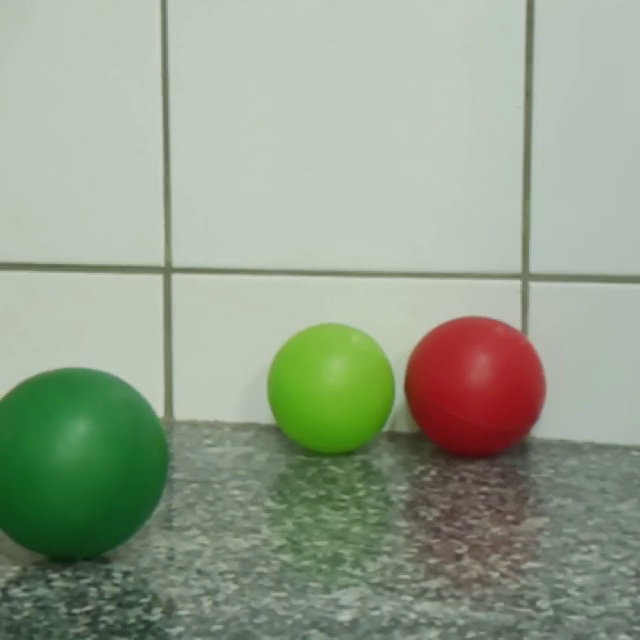
#> input picture frame 58 of Aula-2/exemplos_aula2/videos/video4.mp4, 640 x 640 px
$ python 08_bola_no_video.py
#> lines starting #> are read from the running program, lines starting #| are printed output that depends on the picture; after the words box and inside, x2 and y2 are one past the last pixel; in counts of white or black regions, pixels touching at a corner belong together
#> further down, quadro is the input picture: shape (640, 640, 3); mean B, G, R 140.8, 160.7, 148.8
### Aula-2/exemplos_aula2/encontrar_bola.py
import cv2

AREA_MINIMA = 400


def mascara_vermelho(img, s_min=120, v_min=50):
#> called with s_min = 120, v_min = 50
    hsv = cv2.cvtColor(img, cv2.COLOR_BGR2HSV)
#> hsv: shape (640, 640, 3); mean H, S, V 55.7, 46.8, 165
    return cv2.bitwise_or(cv2.inRange(hsv, (0, s_min, v_min), (10, 255, 255)),
                          cv2.inRange(hsv, (170, s_min, v_min), (179, 255, 255)))
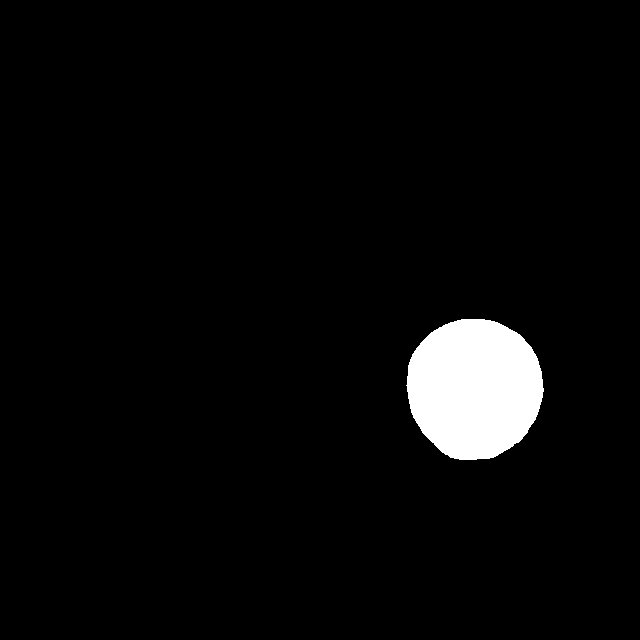
#> returned value: shape (640, 640); 3.7% white; 1 white region, box (x1, y1, x2, y2) and area: (406, 319, 544, 460) 15208


def limpar_mascara(mascara, abrir=5, fechar=15):
#> called with abrir = 5, fechar = 15
    ee_abrir = cv2.getStructuringElement(cv2.MORPH_ELLIPSE, (abrir, abrir))
#> ee_abrir = [[0, 0, 1, 0, 0], [1, 1, 1, 1, 1], [1, 1, 1, 1, 1], [1, 1, 1, 1, 1], [0, 0, 1, 0, 0]]
    ee_fechar = cv2.getStructuringElement(cv2.MORPH_ELLIPSE, (fechar, fechar))
    m = cv2.morphologyEx(mascara, cv2.MORPH_OPEN, ee_abrir)
#> m: shape (640, 640); 3.7% white; 1 white region, box (x1, y1, x2, y2) and area: (407, 319, 544, 460) 15203
    return cv2.morphologyEx(m, cv2.MORPH_CLOSE, ee_fechar)
#> returned value: shape (640, 640); 3.7% white; 1 white region


def encontrar_bola(img):
    """Devolve (u, v, h, area) do maior contorno vermelho, ou None."""
    suave = cv2.GaussianBlur(img, (5, 5), 0)
    mascara = limpar_mascara(mascara_vermelho(suave))
    contornos, _ = cv2.findContours(mascara, cv2.RETR_EXTERNAL, cv2.CHAIN_APPROX_SIMPLE)
#> contornos = 1 contour; box (x1, y1, x2, y2) and area: (407, 319, 544, 460) 15008
    if not contornos:
        return None
    maior = max(contornos, key=cv2.contourArea)
#> maior = contour of 182 points, box (x1, y1, x2, y2) (407, 319, 544, 460), area 15008
    area = cv2.contourArea(maior)
#> area = 15008
    if area < AREA_MINIMA:
        return None
    x, y, w, h = cv2.boundingRect(maior)
#> x = 407; y = 319; w = 137; h = 141
    return x + w // 2, y + h // 2, h, area


# [8 lines that do not run on import are left out]

### Aula-2/exemplos_aula2/08_bola_no_video.py
import time
import cv2
from encontrar_bola import encontrar_bola

captura = cv2.VideoCapture('videos/video4.mp4')
tempos, com_bola, quadros = [], 0, 0

while True:
    ret, quadro = captura.read()
    if not ret:
        break
    inicio = time.perf_counter()
    resultado = encontrar_bola(quadro)
#> resultado = (475, 389, 141, 15008)
    tempos.append(1000 * (time.perf_counter() - inicio))
    quadros += 1
    if resultado is not None:
        com_bola += 1
        if quadros % 150 == 1:
            u, v, h, area = resultado
#> u = 475; v = 389; h = 141; area = 15008
            print(f'quadro {quadros:3d}: u = {u}, h = {h}')
#| quadro   1: u = 475, h = 141

captura.release()
print(f'Bola encontrada em {com_bola} de {quadros} quadros ({100 * com_bola / quadros:.0f}%)')
print(f'Tempo médio por quadro: {sum(tempos) / len(tempos):.1f} ms (orçamento: 33 ms)')

$ run again, starting later in the video
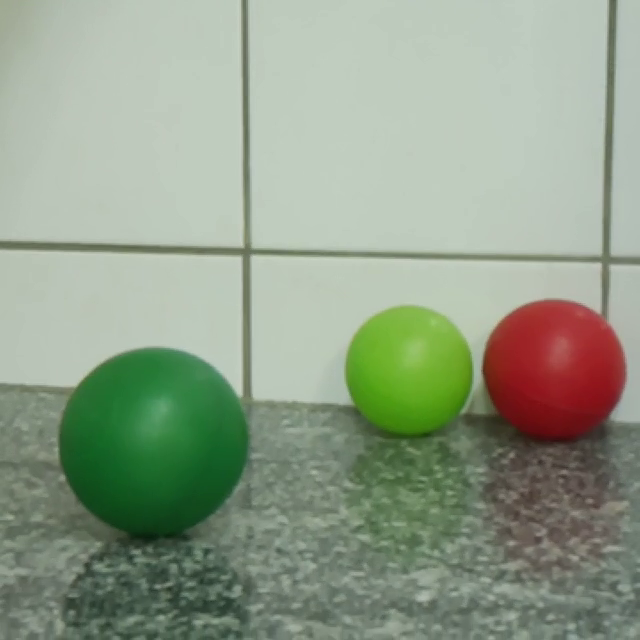
#> input picture frame 264 of Aula-2/exemplos_aula2/videos/video4.mp4, 640 x 640 px
#> quadro is the input picture: shape (640, 640, 3); mean B, G, R 137.6, 158.2, 145
#> hsv: shape (640, 640, 3); mean H, S, V 57, 48.6, 162.4
#> in mascara_vermelho, `return cv2.bitwise_or(cv2.inRange(hsv, (0, s_min, v_min), (10, 255, 25..`:
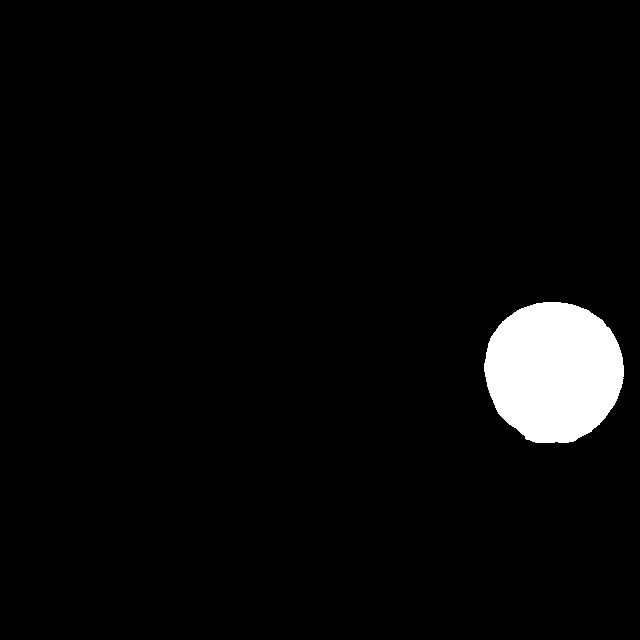
#> returned value: shape (640, 640); 3.8% white; 1 white region, box (x1, y1, x2, y2) and area: (484, 302, 624, 443) 15472
#> ee_abrir = [[0, 0, 1, 0, 0], [1, 1, 1, 1, 1], [1, 1, 1, 1, 1], [1, 1, 1, 1, 1], [0, 0, 1, 0, 0]]
#> m: shape (640, 640); 3.8% white; 1 white region, box (x1, y1, x2, y2) and area: (484, 302, 624, 443) 15470
#> contornos = 1 contour; box (x1, y1, x2, y2) and area: (484, 302, 624, 443) 15274
#> maior = contour of 200 points, box (x1, y1, x2, y2) (484, 302, 624, 443), area 15274
#> in encontrar_bola, `area = cv2.contourArea(maior)`: area = 15273.5
#> in encontrar_bola, `x, y, w, h = cv2.boundingRect(maior)`: x = 484; y = 302; w = 140; h = 141
#> resultado = (554, 372, 141, 15273.5)
#> `u, v, h, area = resultado`: u = 554; v = 372; h = 141; area = 15273.5
#| quadro   1: u = 554, h = 141

$ run again, starting later in the video
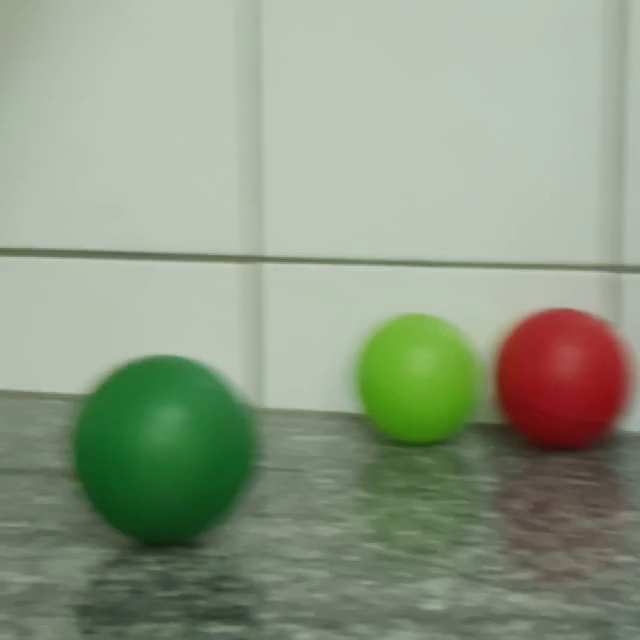
#> input picture frame 470 of Aula-2/exemplos_aula2/videos/video4.mp4, 640 x 640 px
#> quadro is the input picture: shape (640, 640, 3); mean B, G, R 134.1, 154.8, 143.1
#> hsv: shape (640, 640, 3); mean H, S, V 52.4, 48.8, 158.8
#> in mascara_vermelho, `return cv2.bitwise_or(cv2.inRange(hsv, (0, s_min, v_min), (10, 255, 25..`:
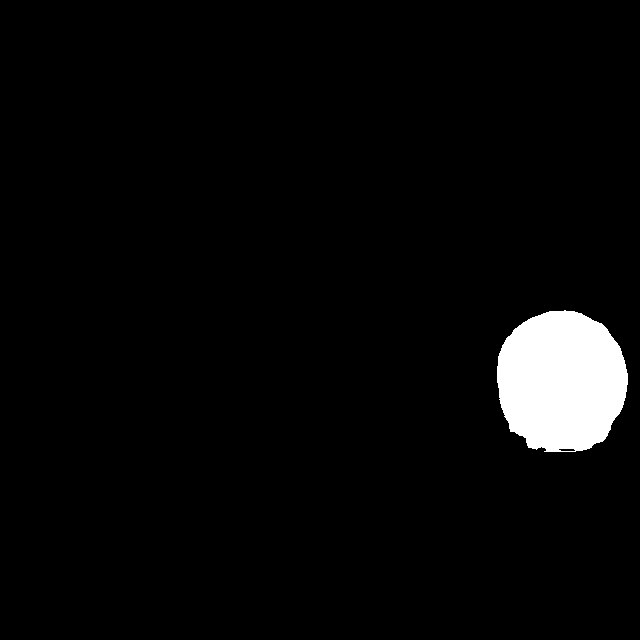
#> returned value: shape (640, 640); 3.6% white; 1 white region, box (x1, y1, x2, y2) and area: (497, 310, 628, 452) 14782
#> ee_abrir = [[0, 0, 1, 0, 0], [1, 1, 1, 1, 1], [1, 1, 1, 1, 1], [1, 1, 1, 1, 1], [0, 0, 1, 0, 0]]
#> m: shape (640, 640); 3.6% white; 1 white region, box (x1, y1, x2, y2) and area: (497, 310, 628, 452) 14745
#> contornos = 1 contour; box (x1, y1, x2, y2) and area: (497, 310, 628, 452) 14556
#> maior = contour of 214 points, box (x1, y1, x2, y2) (497, 310, 628, 452), area 14556
#> in encontrar_bola, `area = cv2.contourArea(maior)`: area = 14555.5
#> in encontrar_bola, `x, y, w, h = cv2.boundingRect(maior)`: x = 497; y = 310; w = 131; h = 142
#> resultado = (562, 381, 142, 14555.5)
#> `u, v, h, area = resultado`: u = 562; v = 381; h = 142; area = 14555.5
#| quadro   1: u = 562, h = 142
